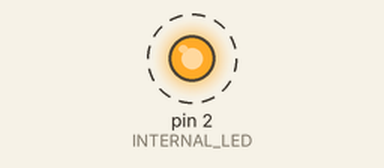
Simulated run of this sketch. Board: Arduino Uno, built with avr-gcc and run on an emulated ATmega328P. Shown: output pins drawn as LEDs (lit = HIGH). Dashed ring = blinking. What the sketch prints to the serial monitor is not drawn.

Above: at 0.5 s.
Timing chart, 0 to 4.6 s (numbered marks = the images above):
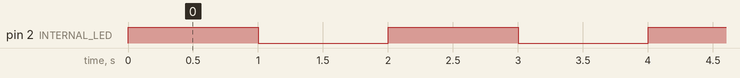

Measured:
- by itself, pin 2 (INTERNAL_LED): alternates HIGH for 1.0 s and LOW for 1.0 s

The sketch:

Blinkled.ino
```cpp
#define INTERNAL_LED 2

void setup() {
  pinMode(INTERNAL_LED,OUTPUT);
  Serial.begin(9600);
}

void loop() {
  digitalWrite(INTERNAL_LED,HIGH);
  Serial.println("LED ON");
  delay(1000);
  digitalWrite(INTERNAL_LED,LOW);
  Serial.println("LED OFF");
  delay(1000);
}
```
